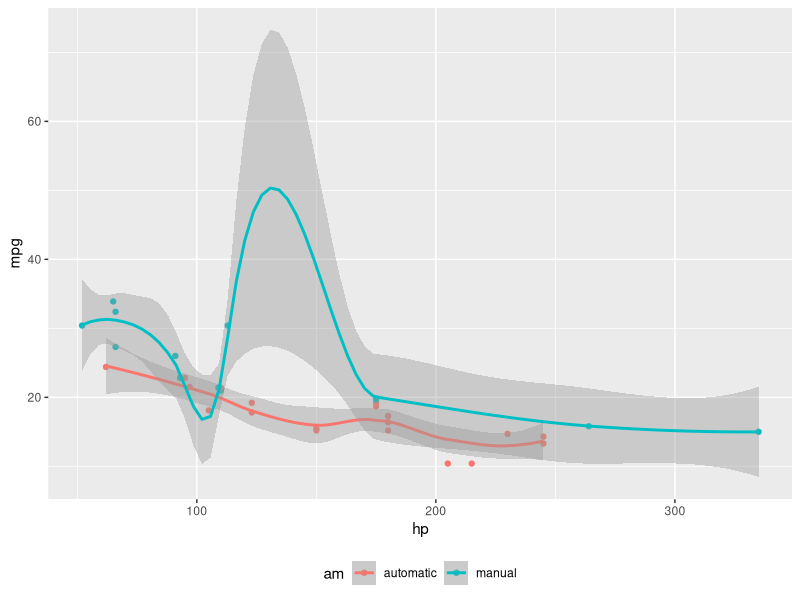
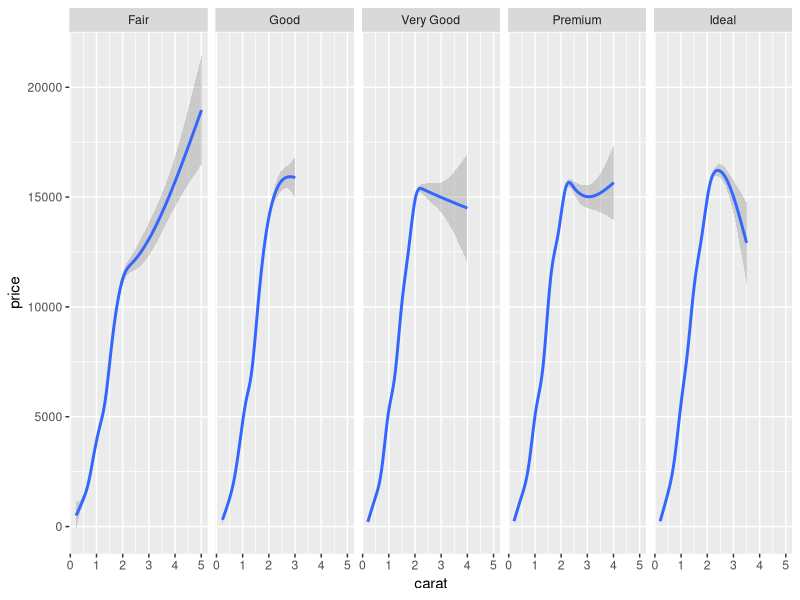
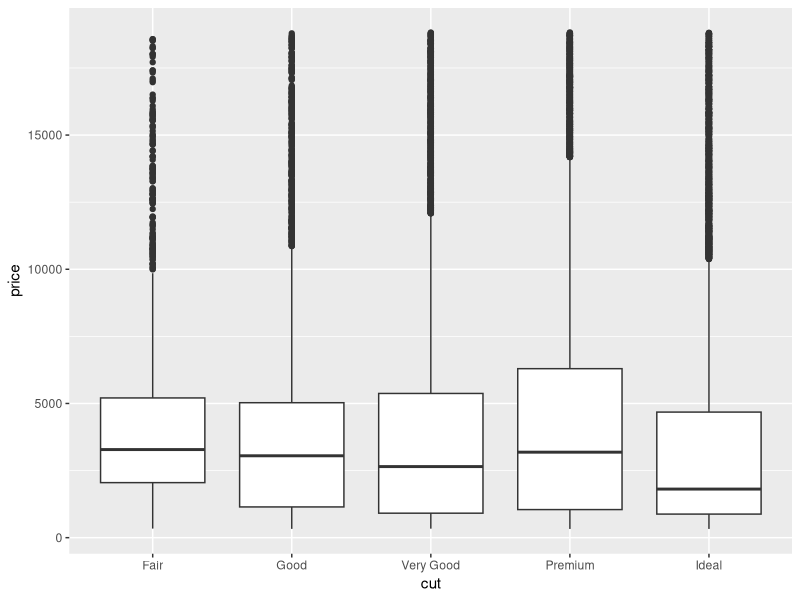
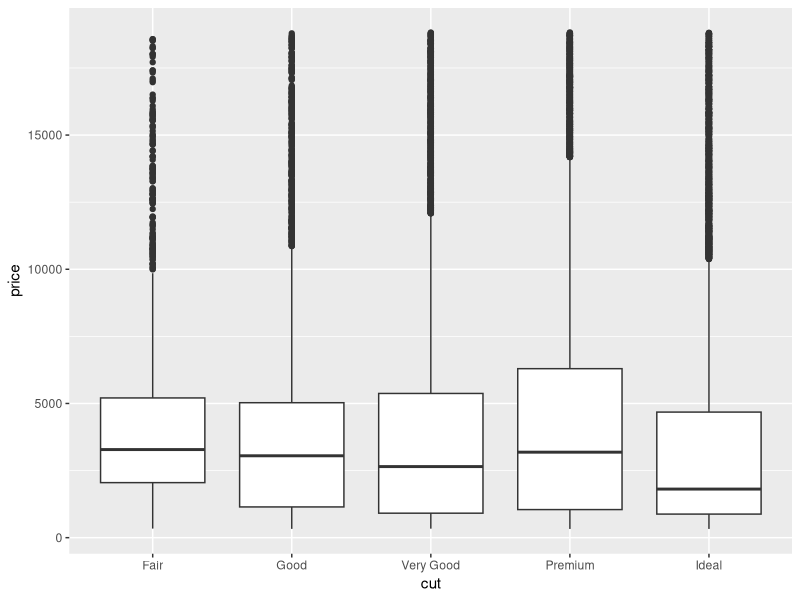
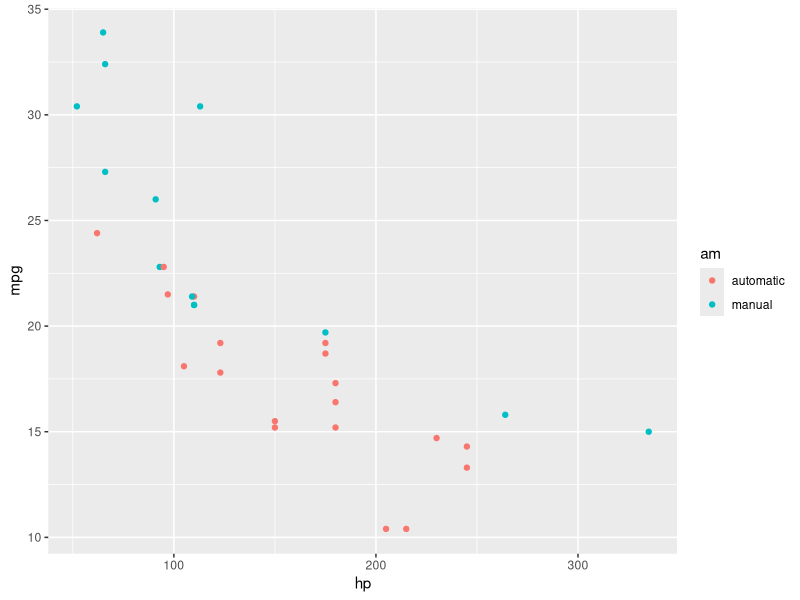
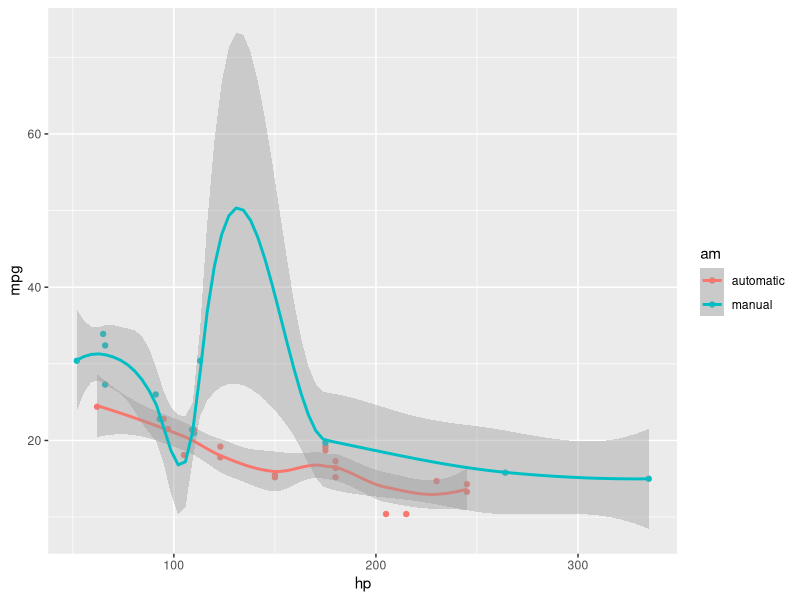
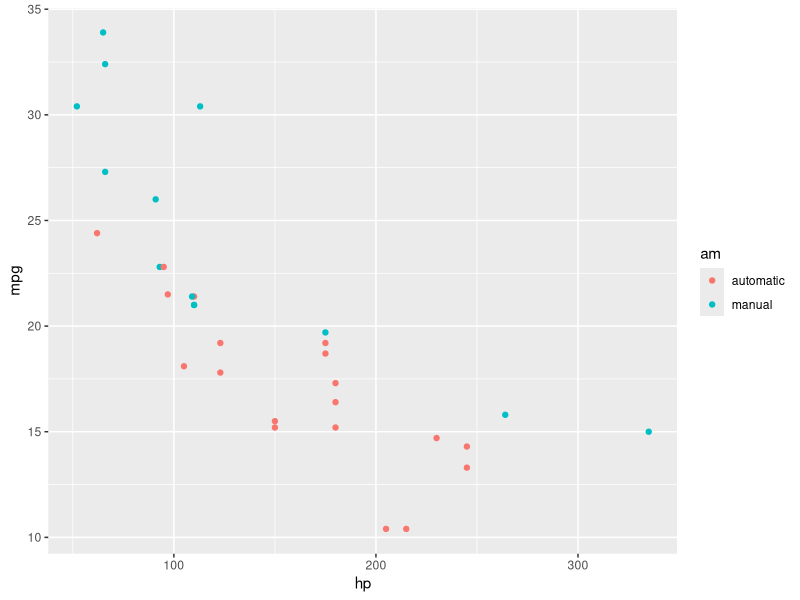
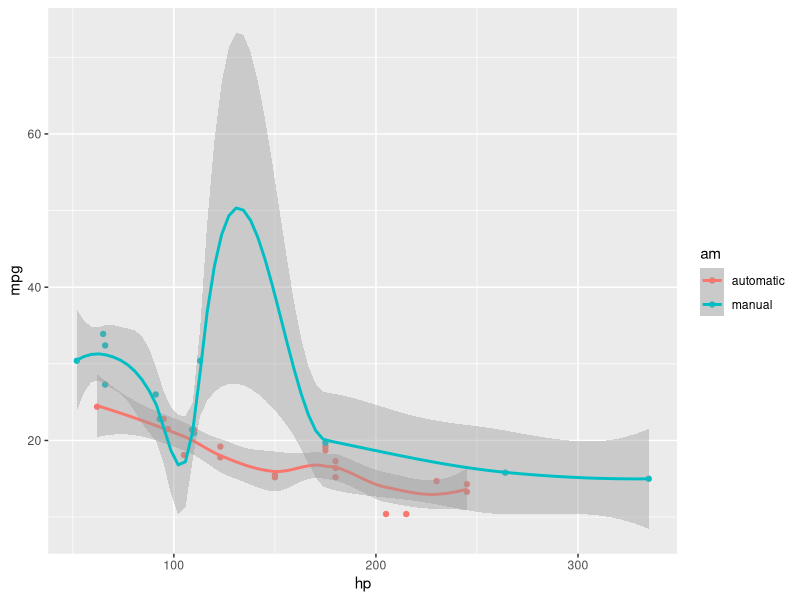

R code for these plots, in order:
## ---- chunk 1
knitr::opts_chunk$set(fig.align = "center", warning = FALSE, message = FALSE)
## ---- chunk 2
#| label: fig-margin
#| fig-cap: "MPG vs horsepower, colored by transmission."
#| column: margin
#| message: false
library(ggplot2)
mtcars2 <- mtcars
mtcars2$am <- factor(
  mtcars$am, labels = c('automatic', 'manual')
)
ggplot(mtcars2, aes(hp, mpg, color = am)) +
  geom_point() + geom_smooth() +
  theme(legend.position = 'bottom')
## ---- chunk 3
#| label: fig-fullwidth
#| fig-cap: "A full width figure."
#| fig-width: 11
#| fig-height: 3
#| fig-column: page-right
#| warning: false
ggplot(diamonds, aes(carat, price)) + geom_smooth() +
  facet_grid(~ cut)
## ---- chunk 4
#| label: fig-main
#| fig-cap: "A figure in the main column."
ggplot(diamonds, aes(cut, price)) + geom_boxplot()
## ---- chunk 5
#| label: fig-main-margin-cap
#| fig-cap: "A figure with a longer caption. The figure appears in the main column, but the caption is placed in the margin. Captions can even contain elements like a citation such as @xie2018."
#| cap-location: margin
ggplot(diamonds, aes(cut, price)) + geom_boxplot()
## ---- chunk 6
#| tbl-cap-location: margin
knitr::kable(
  mtcars[1:6, 1:6], caption = 'A subset of mtcars.'
)
## ---- chunk 7
#| label: fig-two-together
#| fig-cap: "Two plots in one figure environment."
#| fig-show: hold
#| warning: false
#| cap-location: margin
p <- ggplot(mtcars2, aes(hp, mpg, color = am)) +
  geom_point()
p
p + geom_smooth()
## ---- chunk 8
#| cap-location: margin
p <- ggplot(mtcars2, aes(hp, mpg, color = am)) +
  geom_point()
p
p + geom_smooth()
## ---- chunk 9
#| fig-width: 3.5
#| fig-height: 2
#| column: margin
# a boxplot of weight vs transmission; this figure
# will be placed in the margin
ggplot(mtcars2, aes(am, wt)) + geom_boxplot() +
  coord_flip()
## ---- chunk 10
#| warning: false
# a figure in the main column
p <- ggplot(mtcars, aes(wt, hp)) + geom_point()
p
## ---- chunk 11
#| fig-width: 11
#| fig-height: 4
#| column: page-right
#| warning: false
# a fullwidth figure
p + geom_smooth(method = 'lm') + facet_grid(~ gear)
